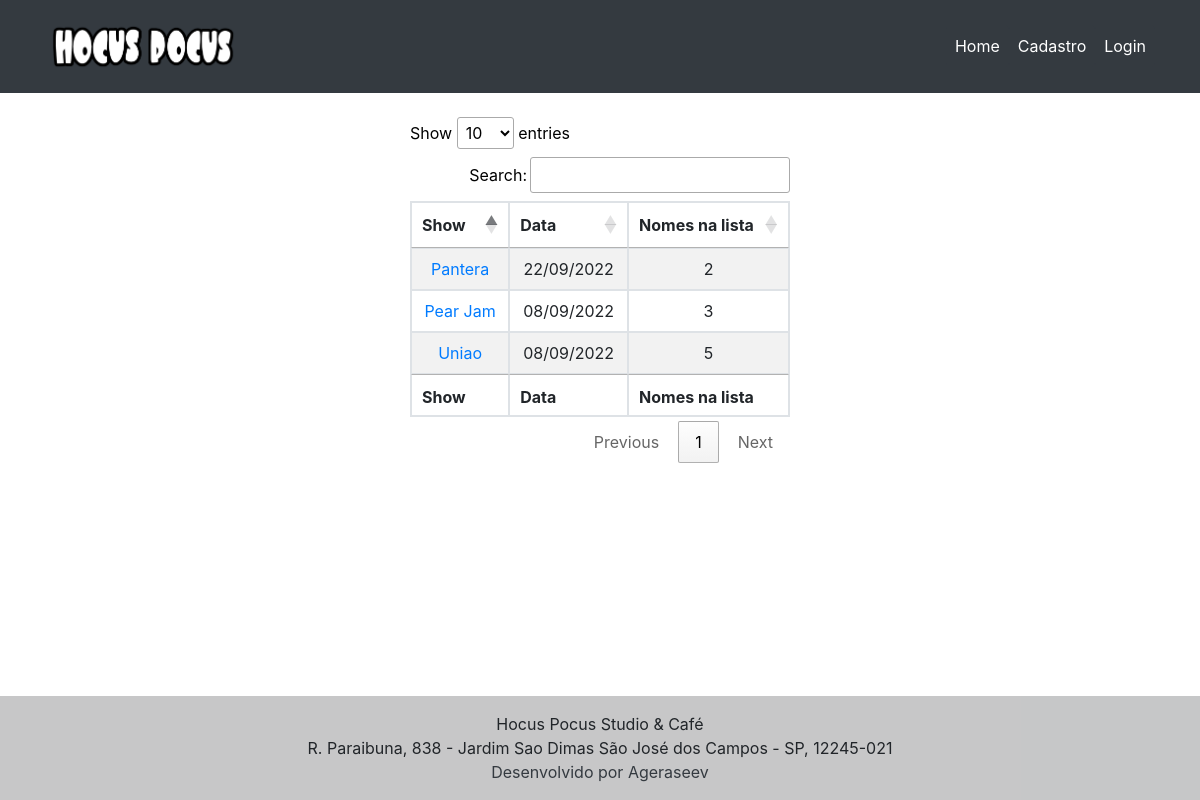
Page /listaevento on the committed database.
### show/models.py (models this page shows, shortened)
class Show(models.Model):
    titulo_show = models.CharField(max_length=100, )
    descricao_show = models.CharField(max_length=300)
    horario_do_show = models.CharField(max_length=100, null=True)
    data_do_show = models.DateField(null=True)
    banner = models.ImageField(upload_to='static/banners', blank=True)
    publicada = models.BooleanField(default=False)

class NomeLista(models.Model):
    sem_registro = models.ForeignKey(UsuarioSemRegistro, on_delete=models.CASCADE, blank=True, null= True)
    roqueiro = models.ForeignKey(Usuario, on_delete=models.CASCADE, blank=True, null= True)
    pagamento = models.BooleanField(default=False)
    comprovante = models.ImageField(upload_to='static/comprovantes', blank=True)
    lista_reserva = models.ForeignKey(Show, on_delete=models.CASCADE, blank=True, null= True,)
    class Meta:
        unique_together = ('roqueiro', 'lista_reserva')

### show/views.py (the view)
# urls.py: path('listaevento', listaevento, name='listaevento'),
def listaevento(request):
    roqueiros = NomeLista.objects.all()
    show = Show.objects.filter(publicada=True)
    dados = {
        'roqueiro': roqueiros,
             'show': show,
    }
    return render(request, 'listaevento.html', dados)

### templates/listaevento.html (shortened to what this page needs)
{% extends 'base.html' %}
{% load static %}
{% block content %}
<link rel="stylesheet" href="https://cdn.datatables.net/1.10.2/css/jquery.dataTables.min.css">
<body>
<div class="container mt-4">
    <div class="row">
        <div class="col-sm"></div>
        <div class="col-sm">
            <div class="row header" style="text-align:center;color:black">
<table id="example" class="table table-striped table-bordered" style="width:100%">
        <thead>
            <tr>
                <th>Show</th>
                <th>Data</th>
                <th>Nomes na lista</th>
            </tr>
        </thead>
        <tbody>
            {% for shows in show %}
                                    <tr>
                                        <td> <a href="{% url 'lista' %}/{{ shows.id }} " > {{ shows.titulo_show }} </a> </td>
                                        <td>{{ shows.data_do_show|date:"SHORT_DATE_FORMAT" }}</td>
                                        <td>{{ shows.nomelista_set.all|length }} </td>
                                    </tr>
            {% endfor %}
        </tbody>
        <tfoot>
            <tr>
                <th>Show</th>
                <th>Data</th>
                <th>Nomes na lista</th>
            </tr>
        </tfoot>
    </table>
            </div>
        </div>
        <div class="col-sm"></div>
    </div>
</div>
{% endblock %}

### rows in the picture
Show: titulo_show "Pantera", data_do_show "22/09/2022", nomelista_set.all|length "2"
Show: titulo_show "Uniao", data_do_show "08/09/2022", nomelista_set.all|length "5"
Show: titulo_show "Pear Jam", data_do_show "08/09/2022", nomelista_set.all|length "3"
